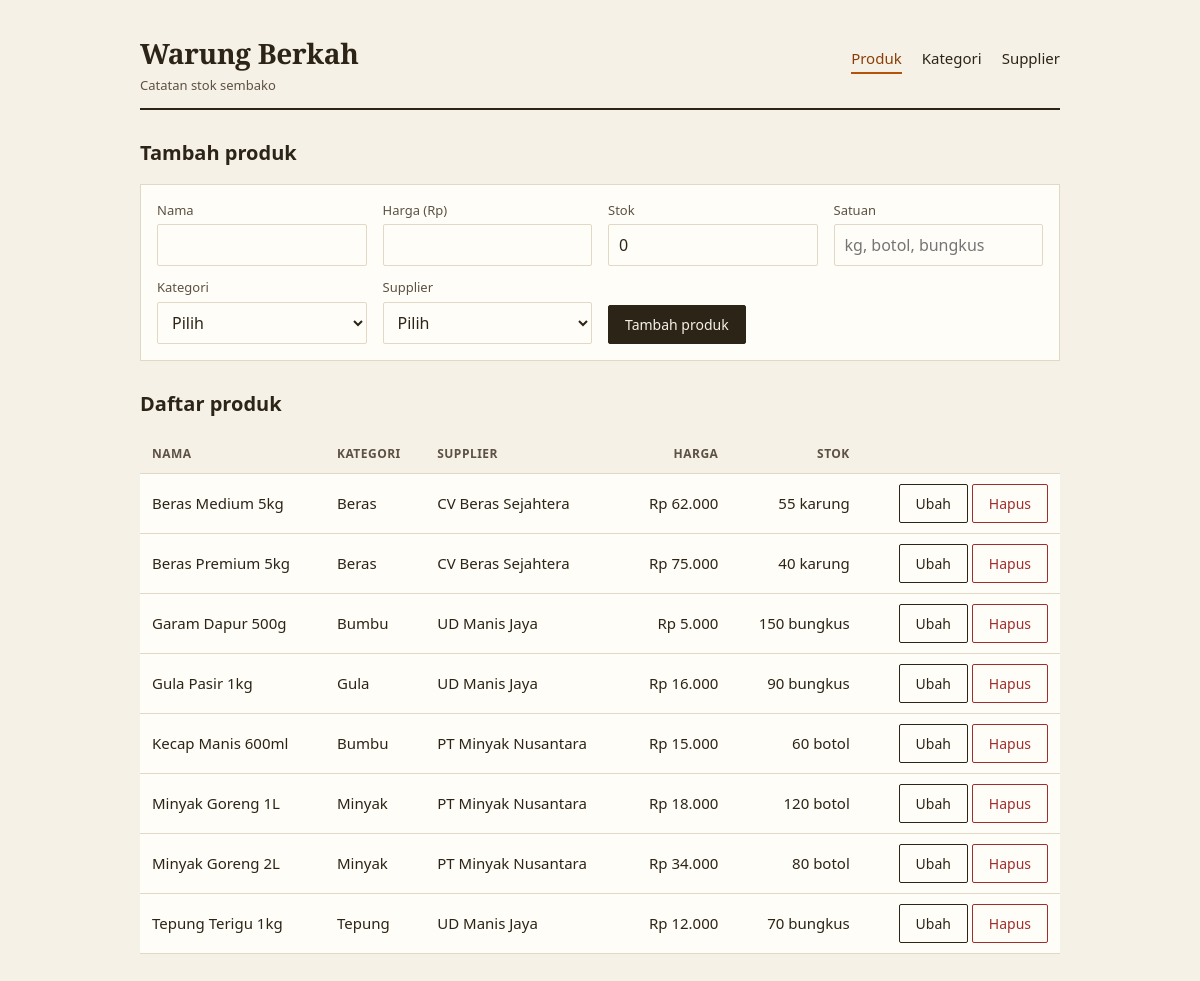
The page / on the database its author committed.
### tables this page shows
CREATE TABLE produk (
    id INT AUTO_INCREMENT PRIMARY KEY,
    nama VARCHAR(150) NOT NULL,
    harga INT NOT NULL,
    stok INT NOT NULL DEFAULT 0,
    satuan VARCHAR(30) NOT NULL DEFAULT 'pcs',
    id_kategori INT NOT NULL,
    id_supplier INT NOT NULL,
    FOREIGN KEY (id_kategori) REFERENCES kategori(id) ON DELETE RESTRICT,
    FOREIGN KEY (id_supplier) REFERENCES supplier(id) ON DELETE RESTRICT
);

CREATE TABLE kategori (
    id INT AUTO_INCREMENT PRIMARY KEY,
    nama VARCHAR(100) NOT NULL
);

CREATE TABLE supplier (
    id INT AUTO_INCREMENT PRIMARY KEY,
    nama VARCHAR(150) NOT NULL,
    kontak VARCHAR(50) NOT NULL,
    alamat VARCHAR(255) NOT NULL
);

### config/database.php (called while the page is built)
<?php
class Database
{
    private static ?PDO $conn = null;
    public static function connect(): PDO
    {
        if (self::$conn === null) {
            $dsn = 'mysql:host=127.0.0.1;port=3306;dbname=toko_sembako;charset=utf8mb4';
            self::$conn = new PDO($dsn, 'root', 'root', [
                PDO::ATTR_ERRMODE => PDO::ERRMODE_EXCEPTION,
                PDO::ATTR_DEFAULT_FETCH_MODE => PDO::FETCH_ASSOC,
            ]);
        }
        return self::$conn;
    }
}

### class/handler.php (called while the page is built, shortened)
<?php
require_once __DIR__ . '/../class/Kategori.php';
require_once __DIR__ . '/../class/Supplier.php';
require_once __DIR__ . '/../class/Produk.php';
function handleProduk(): array
{
    $model = new Produk();
    $kategori = new Kategori();
    $supplier = new Supplier();
    $action = $_POST['action'] ?? '';
    $edit = null;
    return [
        'rows' => $model->getAll(),
        'edit' => $edit,
        'kategoriList' => $kategori->getAll(),
        'supplierList' => $supplier->getAll(),
    ];
}

### class/Produk.php (called while the page is built, shortened)
<?php
require_once __DIR__ . '/../config/database.php';
class Produk
{
    private PDO $db;
    public function __construct()
    {
        $this->db = Database::connect();
    }
    public function getAll(): array
    {
        $sql = 'SELECT p.id, p.nama, p.harga, p.stok, p.satuan,
                       k.nama AS kategori, s.nama AS supplier,
                       p.id_kategori, p.id_supplier
                FROM produk p
                JOIN kategori k ON k.id = p.id_kategori
                JOIN supplier s ON s.id = p.id_supplier
                ORDER BY p.nama';
        $stmt = $this->db->prepare($sql);
        $stmt->execute();
        return $stmt->fetchAll();
    }
}

### class/Kategori.php (called while the page is built, shortened)
<?php
require_once __DIR__ . '/../config/database.php';
class Kategori
{
    private PDO $db;
    public function __construct()
    {
        $this->db = Database::connect();
    }
    public function getAll(): array
    {
        $stmt = $this->db->prepare('SELECT id, nama FROM kategori ORDER BY nama');
        $stmt->execute();
        return $stmt->fetchAll();
    }
}

### class/Supplier.php (called while the page is built, shortened)
<?php
require_once __DIR__ . '/../config/database.php';
class Supplier
{
    private PDO $db;
    public function __construct()
    {
        $this->db = Database::connect();
    }
    public function getAll(): array
    {
        $stmt = $this->db->prepare('SELECT id, nama, kontak, alamat FROM supplier ORDER BY nama');
        $stmt->execute();
        return $stmt->fetchAll();
    }
}

### index.php (the view, shortened to what this page needs)
<?php
require_once __DIR__ . '/class/handler.php';
$page = $_GET['page'] ?? 'produk';
$data = match ($page) {
    'kategori' => handleKategori(),
    'supplier' => handleSupplier(),
    default => handleProduk(),
};
function h(?string $v): string
{
    return htmlspecialchars($v ?? '', ENT_QUOTES, 'UTF-8');
}
function rupiah(int $n): string
{
    return 'Rp ' . number_format($n, 0, ',', '.');
}
?>
<!DOCTYPE html>
<html lang="id">
<head>
    <link rel="stylesheet" href="style/style.css">
</head>
<body>
<div class="wrap">
    <header class="top">
        <p class="brand">Warung Berkah<span>Catatan stok sembako</span></p>
        <nav>
            <a href="?page=produk" class="<?= $page === 'produk' ? 'active' : '' ?>">Produk</a>
            <a href="?page=kategori" class="<?= $page === 'kategori' ? 'active' : '' ?>">Kategori</a>
            <a href="?page=supplier" class="<?= $page === 'supplier' ? 'active' : '' ?>">Supplier</a>
        </nav>
    </header>
    <?php if ($page === 'produk'): ?>
        <?php $e = $data['edit']; ?>
        <h2><?= $e ? 'Ubah produk' : 'Tambah produk' ?></h2>
        <form class="editor" method="post">
            <label>Nama
                <input name="nama" required value="<?= h($e['nama'] ?? '') ?>">
            </label>
            <label>Harga (Rp)
                <input name="harga" type="number" min="1" required value="<?= h((string) ($e['harga'] ?? '')) ?>">
            </label>
            <label>Stok
                <input name="stok" type="number" min="0" required value="<?= h((string) ($e['stok'] ?? '0')) ?>">
            </label>
            <label>Satuan
                <input name="satuan" required value="<?= h($e['satuan'] ?? '') ?>" placeholder="kg, botol, bungkus">
            </label>
            <label>Kategori
                <select name="id_kategori" required>
                    <option value="">Pilih</option>
                </select>
            </label>
            <label>Supplier
                <select name="id_supplier" required>
                    <option value="">Pilih</option>
                </select>
            </label>
            <div class="actions">
                <button type="submit"><?= $e ? 'Simpan perubahan' : 'Tambah produk' ?></button>
            </div>
        </form>
        <h2>Daftar produk</h2>
        <?php if (!$data['rows']): ?>
            <div class="empty">Belum ada produk. Tambahkan lewat form di atas.</div>
        <?php else: ?>
            <table>
                <thead>
                    <tr>
                        <th>Nama</th><th>Kategori</th><th>Supplier</th>
                        <th class="num">Harga</th><th class="num">Stok</th><th></th>
                    </tr>
                </thead>
                <tbody>
                <?php foreach ($data['rows'] as $r): ?>
                    <tr>
                        <td><?= h($r['nama']) ?></td>
                        <td><?= h($r['kategori']) ?></td>
                        <td><?= h($r['supplier']) ?></td>
                        <td class="num"><?= rupiah((int) $r['harga']) ?></td>
                        <td class="num"><?= (int) $r['stok'] ?> <?= h($r['satuan']) ?></td>
                        <td class="row-actions">
                            <a class="btn ghost" href="?page=produk&edit=<?= (int) $r['id'] ?>">Ubah</a>
                            <form method="post" onsubmit="return confirm('Hapus produk ini?')">
                                <button class="danger" type="submit">Hapus</button>
                            </form>
                        </td>
                    </tr>
                <?php endforeach; ?>
                </tbody>
            </table>
        <?php endif; ?>
    <?php endif; ?>
</div>
</body>
</html>

### style/style.css (style rules this page uses)
:root { --paper: #f6f1e7; --ink: #2c2416; --ink-soft: #5c5142; --line: #e2d8c6; --amber: #b45309; --amber-dark: #8a3e07; --white: #fffdf8; --danger: #9f2d2d; --ok: #2f6b3a; }
* { box-sizing: border-box; }
body { margin: 0; background: var(--paper); color: var(--ink); font-family: "Segoe UI", system-ui, sans-serif; font-size: 16px; line-height: 1.5; }
a { color: var(--amber-dark); }
.wrap { max-width: 960px; margin: 0 auto; padding: 32px 20px 64px; }
header.top { display: flex; justify-content: space-between; align-items: baseline; gap: 24px; border-bottom: 2px solid var(--ink); padding-bottom: 12px; margin-bottom: 28px; }
.brand { font-family: "Source Serif 4", Georgia, serif; font-size: 28px; font-weight: 600; letter-spacing: -0.01em; margin: 0; }
.brand span { display: block; font-family: "Segoe UI", system-ui, sans-serif; font-size: 13px; font-weight: 400; color: var(--ink-soft); letter-spacing: 0; margin-top: 2px; }
nav { display: flex; gap: 20px; }
nav a { color: var(--ink); text-decoration: none; font-size: 15px; padding-bottom: 2px; border-bottom: 2px solid transparent; }
nav a.active { border-bottom-color: var(--amber); color: var(--amber-dark); }
h2 { font-size: 20px; font-weight: 600; margin: 0 0 16px; }
form.editor { background: var(--white); border: 1px solid var(--line); padding: 16px; margin-bottom: 28px; display: grid; grid-template-columns: repeat(auto-fit, minmax(180px, 1fr)); gap: 12px 16px; align-items: end; }
label { display: flex; flex-direction: column; gap: 4px; font-size: 13px; color: var(--ink-soft); }
input, select { font: inherit; font-size: 16px; padding: 8px 10px; border: 1px solid var(--line); background: var(--white); color: var(--ink); border-radius: 2px; }
.actions { display: flex; gap: 8px; }
button, .btn { font: inherit; font-size: 14px; padding: 8px 16px; border: 1px solid var(--ink); background: var(--ink); color: var(--paper); cursor: pointer; border-radius: 2px; text-decoration: none; display: inline-block; }
button.ghost, .btn.ghost { background: transparent; color: var(--ink); }
button.danger { background: transparent; color: var(--danger); border-color: var(--danger); }
table { width: 100%; border-collapse: collapse; background: var(--white); font-size: 15px; }
th, td { text-align: left; padding: 10px 12px; border-bottom: 1px solid var(--line); vertical-align: middle; }
th { font-size: 12px; font-weight: 600; text-transform: uppercase; letter-spacing: 0.04em; color: var(--ink-soft); background: var(--paper); }
td.num, th.num { text-align: right; font-variant-numeric: tabular-nums; white-space: nowrap; }
td.row-actions { white-space: nowrap; text-align: right; }
td.row-actions form { display: inline; }

### rows shown on the page
produk: nama "Beras Medium 5kg", id_kategori.nama "Beras", id_supplier.nama "CV Beras Sejahtera", harga "Rp 62.000", stok "55", satuan "karung"
produk: nama "Beras Premium 5kg", id_kategori.nama "Beras", id_supplier.nama "CV Beras Sejahtera", harga "Rp 75.000", stok "40", satuan "karung"
produk: nama "Garam Dapur 500g", id_kategori.nama "Bumbu", id_supplier.nama "UD Manis Jaya", harga "Rp 5.000", stok "150", satuan "bungkus"
produk: nama "Gula Pasir 1kg", id_kategori.nama "Gula", id_supplier.nama "UD Manis Jaya", harga "Rp 16.000", stok "90", satuan "bungkus"
produk: nama "Kecap Manis 600ml", id_kategori.nama "Bumbu", id_supplier.nama "PT Minyak Nusantara", harga "Rp 15.000", stok "60", satuan "botol"
produk: nama "Minyak Goreng 1L", id_kategori.nama "Minyak", id_supplier.nama "PT Minyak Nusantara", harga "Rp 18.000", stok "120", satuan "botol"
produk: nama "Minyak Goreng 2L", id_kategori.nama "Minyak", id_supplier.nama "PT Minyak Nusantara", harga "Rp 34.000", stok "80", satuan "botol"
produk: nama "Tepung Terigu 1kg", id_kategori.nama "Tepung", id_supplier.nama "UD Manis Jaya", harga "Rp 12.000", stok "70", satuan "bungkus"
